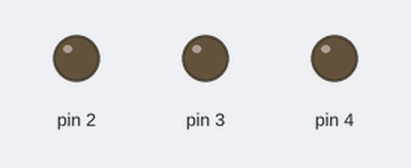
Bench run of a sketch on a simulated Arduino Uno, built with avr-gcc and run on an emulated ATmega328P. Shown: output pins drawn as LEDs (lit = HIGH).

Above: at 0.5 s.
At 2.5 s:
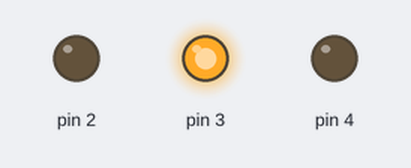
At 3.5 s:
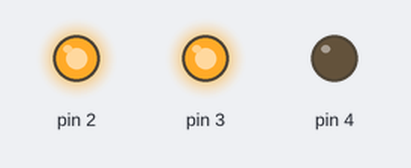
At 4.5 s:
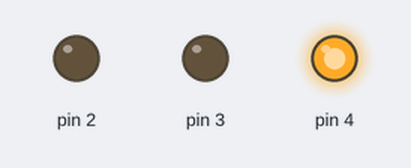
At 6.5 s:
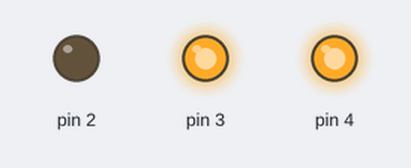
At 9.5 s:
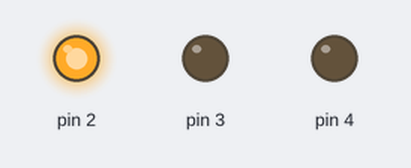
Timing chart, 0 to 10.4 s (numbered marks = the images above):
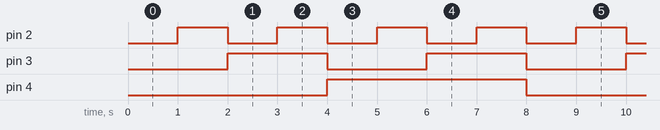

The sketch:

FlashLEDS.ino
```cpp
void setup()
{
  pinMode(2, OUTPUT);
  pinMode(4, OUTPUT);
  pinMode(3, OUTPUT);
}

void loop()
{
  digitalWrite(3, LOW);
  digitalWrite(4, LOW);
  digitalWrite(2, LOW);
  delay(1000);
  digitalWrite(2, HIGH);
  delay(1000);
  digitalWrite(2, LOW);
  digitalWrite(3, HIGH);
  delay(1000);
  digitalWrite(2, HIGH);
  delay(1000);
  digitalWrite(2, LOW);
  digitalWrite(3, LOW);
  digitalWrite(4, HIGH);
  delay(1000);
  digitalWrite(2, HIGH);
  delay(1000);
  digitalWrite(2, LOW);
  digitalWrite(3, HIGH);
  delay(1000);
  digitalWrite(2, HIGH);
  delay(1000);
}
```

Measured:
- by itself, pin 2: alternates HIGH for 1.0 s and LOW for 1.0 s
- by itself, pin 3: alternates HIGH for 2.0 s and LOW for 2.0 s
- by itself, pin 4: alternates HIGH for 4.0 s and LOW for 4.0 s
